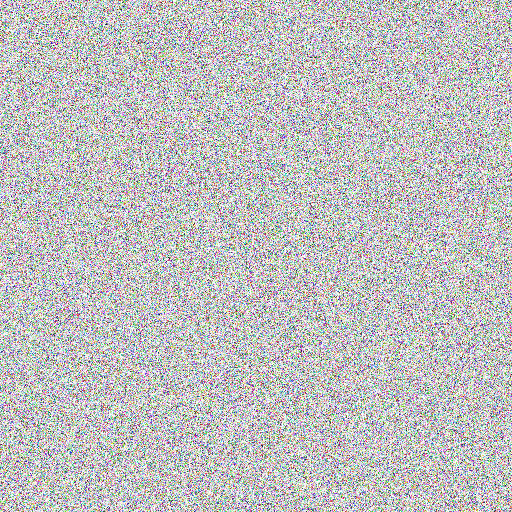
Frame 1 (no input)
Frame 2 (the mouse pressed at the canvas centre, redrawn once): identical to frame 1, image omitted

The p5.js sketch that drew this single still picture (run headless with seeded random() and noise() and a simulated clock; the mouse was pressed at the canvas centre and the sketch redrawn once):

// p5.js sketch
// ── sketch.js
function setup() {
  createCanvas(512, 512);
  background(255);

  noLoop();
  loadPixels();
  for (let x = 0 ; x < 512*512*4*4 ; x++)
    pixels[x] = random(255);
  updatePixels();
}
function draw() {
}
